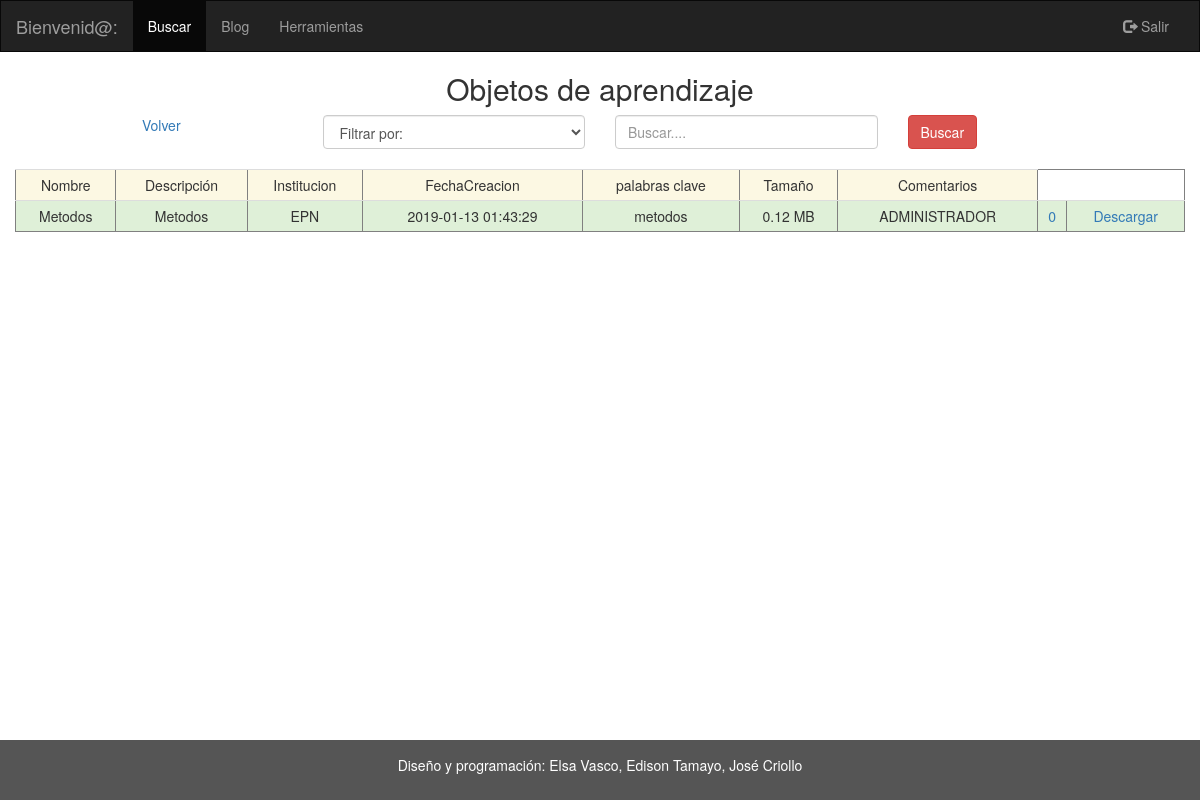
The page /aplicacion/modulos_estudiante/est_ejecutar_buscar.php on the database its author committed.
### tables this page shows
CREATE TABLE `objeto_aprendizaje` (
  `idobjeto_aprendizaje` int(11) NOT NULL,
  `nombre` varchar(45) DEFAULT NULL,
  `descripcion` varchar(500) DEFAULT NULL,
  `id_usuario` int(11) DEFAULT NULL,
  `institucion` varchar(45) DEFAULT NULL,
  `fechaCreacion` timestamp NOT NULL DEFAULT CURRENT_TIMESTAMP,
  `palabras_clave` varchar(500) DEFAULT NULL,
  `tamanio` varchar(45) DEFAULT NULL,
  `ruta` varchar(45) DEFAULT NULL,
  `materia` varchar(50) DEFAULT NULL,
  `descarga` int(11) DEFAULT NULL
);

### aplicacion/clases_negocio/funciones_oa_profesor.php (called while the page is built, shortened)
<?php
function obtener_tipo_usuario_con_id($id_usuario){
    $conexion = new Conexion();
    $statement = 'select * from usuario where idUsuario=?';
    $consulta = $conexion->prepare($statement);
    $consulta->setFetchMode(PDO::FETCH_ASSOC);
    $consulta->execute([$id_usuario]);
    if ($consulta->rowCount() != 0) {
        $fila = $consulta->fetch();
        $tipo_usuario = $fila['tipo_usuario'];
    }
    if (isset($tipo_usuario)) {
        return $tipo_usuario;
    } else {
        return null;
    }
}
function obtener_nro_comentarios_oa($id_objeto_aprendizaje) {
    $conexion = new Conexion();
    $statement = 'select count(*) as nro_comentarios from objeto_aprendizaje as oa, comentario as c where oa.idobjeto_aprendizaje=c.id_objeto_aprendizaje and c.id_objeto_aprendizaje=?';
    $consulta = $conexion->prepare($statement);
    $consulta->setFetchMode(PDO::FETCH_ASSOC);
    $consulta->execute([$id_objeto_aprendizaje]);
    if ($consulta->rowCount() != 0) {
        $fila = $consulta->fetch();
        $id_profesor = $fila['nro_comentarios'];
    }
    if (isset($id_profesor)) {
        return $id_profesor;
    } else {
        return null;
    }
}
?>

### aplicacion/modulos_estudiante/est_ejecutar_buscar.php (the view, shortened to what this page needs)
<!DOCTYPE html PUBLIC "-//W3C//DTD XHTML 1.0 Transitional//EN" "http://www.w3.org/TR/xhtml1/DTD/xhtml1-transitional.dtd">
<html xmlns="http://www.w3.org/1999/xhtml" lang="es">
    <head>
        <link rel="stylesheet" href="../../plugins/bootstrap/css/bootstrap.min.css"></link>
    </head>
    <body>
        <nav class="navbar navbar-inverse">
            <div class="container-fluid">
                <div class="navbar-header">
                    <a class="navbar-brand" href="#">Bienvenid@: <strong><?php echo $_SESSION['usuario'] ?></strong> </a>
                </div>
                <div class="collapse navbar-collapse" id="myNavbar">
                    <ul class="nav navbar-nav">
                        <li class="active"><a href="../modulos_estudiante/est_buscar.php">Buscar</a></li>
                        <?php
                        echo '<li><a href="https://localhost:5001/home/'.$id.'/'.$nombre.'/'.$rol.'">Blog</a></li>';
                        ?>
                        <li><a href="../modulos_estudiante/est_herramientas.php">Herramientas</a></li>
                    </ul>
                    <ul class="nav navbar-nav navbar-right">
                        <li><a href="../desconectar_sesion.php"><span class="glyphicon glyphicon-log-out"></span> Salir</a></li>
                    </ul>
                </div>
            </div>
        </nav>
        <div class="container-fluid text-center">
            <div class="row content">
                <div class="col-sm-12 text-center">
                    <h2> Objetos de aprendizaje</h2>
                    <form action="../modulos_estudiante/est_ejecutar_buscar.php" method="post" enctype="multipart/form-data">
                        <div class="col-md-3">
                            <a href="../modulos_estudiante/est_buscar.php">Volver</a>
                        </div>
                        <div class="col-md-3 text-left ">
                            <select class= "form-control" name="tipo_criterio" dir="ltr" required>
                                <option value="">Filtrar por:</option>
                            </select></br>
                        </div>
                        <div class="col-md-3 text-center">
                            <input type="text" class="form-control" id="criterio_busqueda" placeholder="Buscar...." name="criterio_busqueda" required></br>
                        </div>
                        <div class="col-md-3 text-left">
                            <button id="registrar" type="submit" class="btn btn-danger">Buscar</button>
                        </div>
                    </form>
                    <?php
                    require '../clases_negocio/funciones_oa_profesor.php';
                    $statement = 'select * from objeto_aprendizaje';
                    $conexion = new Conexion();
                    $consulta = $conexion->prepare($statement);
                    $consulta->setFetchMode(PDO::FETCH_ASSOC);
                    $consulta->execute();
                    echo '<table border ="1|1" class="table table-condensed";>';
                    echo '<tr class="warning">';
                    echo '<td>Nombre</td>';
                    echo '<td>Descripción</td>';
                    echo '<td>Institucion</td>';
                    echo '<td>FechaCreacion</td>';
                    echo '<td>palabras clave</td>';
                    echo '<td>Tamaño</td>';
                    echo '<td>Comentarios</td>';
                    echo "</tr>";
                    if ($consulta->rowCount() != 0) {
                        while ($row = $consulta->fetch()) {
                            echo '<tr class="success">';
                            echo '<td>' . $row['nombre'] . '</td>';
                            echo '<td>' . $row['descripcion'] . '</td>';
                            echo '<td>' . $row['institucion'] . '</td>';
                            echo '<td>' . $row['fechaCreacion'] . '</td>';
                            echo '<td>' . $row['palabras_clave'] . '</td>';
                            echo '<td>' . number_format($row['tamanio'] / 1e6, 2, '.', '') . ' MB' . '</td>';
                            if (obtener_tipo_usuario_con_id($row['id_usuario']) == 'ADM') {
                                echo '<td>ADMINISTRADOR</td>';
                            } else {
                                $profesor = obtener_profesor_como_arreglo(obtener_id_profesor_con_id_usuario($row['id_usuario']));
                                echo '<td>' . $profesor['nombres'] . ' ' . $profesor['apellidos'] . '</td>';
                            }
                            echo '<td><a href="est_comentarios.php?id=' . $row['idobjeto_aprendizaje'] . '">' . obtener_nro_comentarios_oa($row['idobjeto_aprendizaje']) . '</a></td>';
                            echo '<td><a href="' . $row['ruta'] . '">Descargar</a></td>';
                            echo '</tr>';
                        }
                    }
                    echo '</table>';
                    ?>
                </div>
            </div>
        </div>
        <footer class="container-fluid text-center">
            <p>Diseño y programación: Elsa Vasco, Edison Tamayo, José Criollo</p>
        </footer>
    </body>
</html>

### aplicacion/modulos_estudiante/est_ejecutar_buscar.php (style rules this page uses)
.navbar { margin-bottom: 0; border-radius: 0; }
.row.content { height: 390px }
html { min-height: 100%; position: relative; }
body { margin:0; margin-bottom: 40px; }
footer { background-color: #555; color: white; padding: 15px; position: absolute; bottom: 0; width: 100%; }
.table > tbody > tr > td { vertical-align: middle; }

### rows shown on the page
objeto_aprendizaje: nombre "Metodos", descripcion "Metodos", institucion "EPN", fechaCreacion "2019-01-13 01:43:29", palabras_clave "metodos", $row['tamanio']/1e6 "0.12", shows "ADMINISTRADOR", idobjeto_aprendizaje "0"
